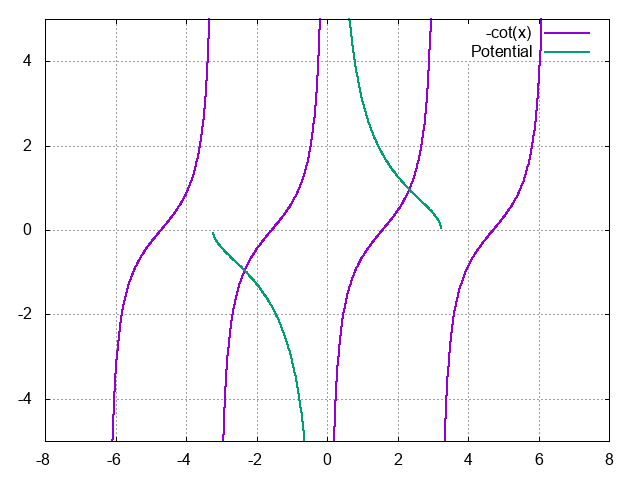

This figure's gnuplot source:
set grid
set yrange[-5:5]

set terminal png
set output "Root4.png"
plot "Root4.dat" u 1:(column("-cot(x)")) w l lw 2, "" u 1:(column("Potential")) w l lw 2

set terminal wxt background '#00222222'
plot "Root4.dat" u 1:(column("-cot(x)")) w l lw 2, "" u 1:(column("Potential")) w l lw 2
